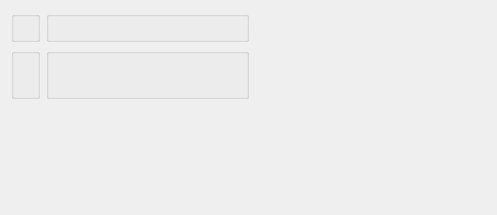
<?xml version="1.0" encoding="UTF-8"?>
<ui version="4.0">
 <comment>This file is part of the xTuple ERP: PostBooks Edition, a free and
open source Enterprise Resource Planning software suite,
Copyright (c) 1999-2010 by OpenMFG LLC, d/b/a xTuple.
It is licensed to you under the Common Public Attribution License
version 1.0, the full text of which (including xTuple-specific Exhibits)
is available at www.xtuple.com/CPAL.  By using this software, you agree
to be bound by its terms.</comment>
 <class>dspSummarizedSalesByCustomer</class>
 <widget class="QWidget" name="dspSummarizedSalesByCustomer">
  <property name="geometry">
   <rect>
    <x>0</x>
    <y>0</y>
    <width>497</width>
    <height>215</height>
   </rect>
  </property>
  <property name="windowTitle">
   <string>Summarized Sales History by Customer</string>
  </property>
  <layout class="QHBoxLayout" name="horizontalLayout">
   <item>
    <layout class="QGridLayout" name="gridLayout_3">
     <item row="0" column="0">
      <widget class="ParameterGroup" name="_productCategory">
       <property name="title">
        <string/>
       </property>
       <property name="fixedSize">
        <bool>false</bool>
       </property>
      </widget>
     </item>
     <item row="0" column="1">
      <widget class="ParameterGroup" name="_currency">
       <property name="title">
        <string/>
       </property>
       <property name="fixedSize">
        <bool>false</bool>
       </property>
      </widget>
     </item>
     <item row="1" column="0">
      <widget class="WarehouseGroup" name="_warehouse">
       <property name="title">
        <string/>
       </property>
       <property name="fixedSize">
        <bool>false</bool>
       </property>
      </widget>
     </item>
     <item row="1" column="1">
      <widget class="QGroupBox" name="_datesGroup">
       <property name="title">
        <string/>
       </property>
       <layout class="QGridLayout" name="gridLayout_2">
        <item row="0" column="0">
         <widget class="DateCluster" name="_dates"/>
        </item>
        <item row="0" column="1">
         <spacer name="horizontalSpacer_2">
          <property name="orientation">
           <enum>Qt::Horizontal</enum>
          </property>
          <property name="sizeHint" stdset="0">
           <size>
            <width>0</width>
            <height>20</height>
           </size>
          </property>
         </spacer>
        </item>
       </layout>
      </widget>
     </item>
     <item row="2" column="0" colspan="2">
      <spacer name="verticalSpacer">
       <property name="orientation">
        <enum>Qt::Vertical</enum>
       </property>
       <property name="sizeHint" stdset="0">
        <size>
         <width>20</width>
         <height>0</height>
        </size>
       </property>
      </spacer>
     </item>
    </layout>
   </item>
   <item>
    <spacer name="horizontalSpacer">
     <property name="orientation">
      <enum>Qt::Horizontal</enum>
     </property>
     <property name="sizeHint" stdset="0">
      <size>
       <width>28</width>
       <height>20</height>
      </size>
     </property>
    </spacer>
   </item>
  </layout>
 </widget>
 <layoutdefault spacing="6" margin="11"/>
 <pixmapfunction>qPixmapFromMimeSource</pixmapfunction>
 <customwidgets>
  <customwidget>
   <class>DateCluster</class>
   <extends>QWidget</extends>
   <header>datecluster.h</header>
  </customwidget>
  <customwidget>
   <class>ParameterGroup</class>
   <extends>QGroupBox</extends>
   <header>parametergroup.h</header>
  </customwidget>
  <customwidget>
   <class>WarehouseGroup</class>
   <extends>QGroupBox</extends>
   <header>warehousegroup.h</header>
  </customwidget>
 </customwidgets>
 <tabstops>
  <tabstop>_productCategory</tabstop>
  <tabstop>_currency</tabstop>
  <tabstop>_warehouse</tabstop>
 </tabstops>
 <resources/>
 <connections/>
</ui>
